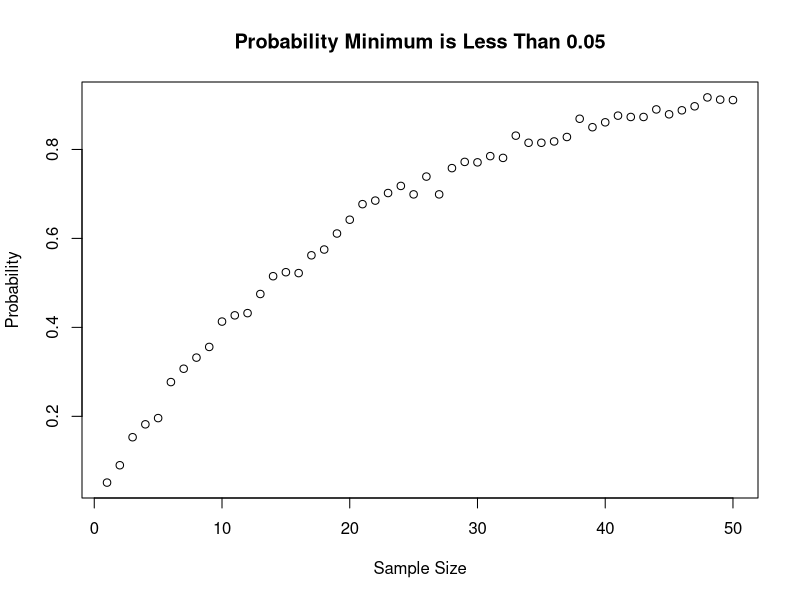
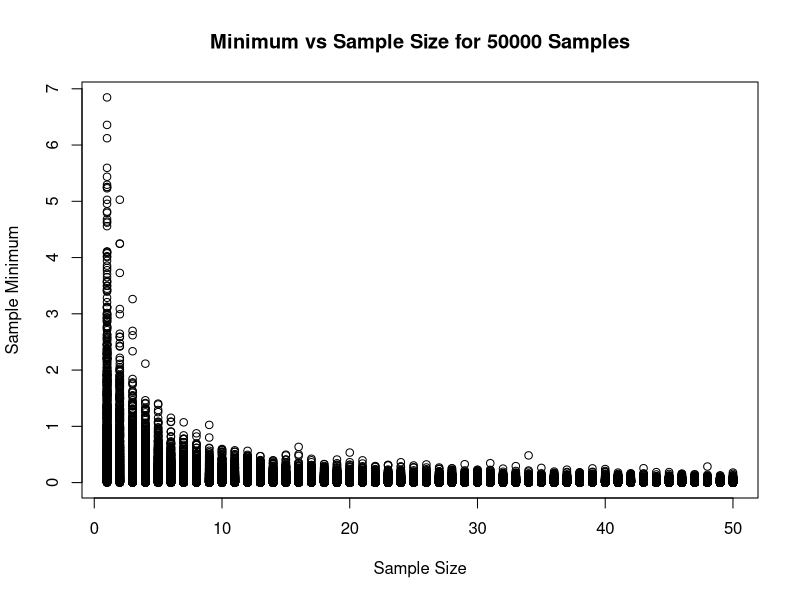

Recreate these plots in R, in order.
##################################
# Author: Evan Whitfield
# Collaborators: N/A
# Program Purpose: HW8
# Date: 7/25/2024
##################################


#Part B: Set up n, N, and epsilon. Prepare for saving minimums.
#I decided to store minimums from the different sample sizes in a matrix. 
#The row number is the sample size. The column numbner is the sample number.
#For example, minimum_matrix[6,248] would be the minimum of the 248th sample taken of a sample size n=6.

max_n = 50
N = 1000
eps = 0.05
minimum_matrix <- matrix( , nrow = max_n, ncol = N)

#Create 1000 samples with n=1, store minimums
minimums <- c()
samples <- replicate(N, rexp(1, 1))
for(j in 1:length(samples)){
	minimums = append(minimums, min(samples[j]))
}
minimum_matrix[1,] <- minimums


#Part D: Going ahead and replicating the process for all sample sizes.
#Create 1000 samples of all the other sample sizes, store minimums
for(i in 2:max_n){
	minimums <- c()
	samples <- replicate(N, rexp(i, 1))
	for(j in 1:N){
		minimums = append(minimums, min(samples[,j]))
	}
	minimum_matrix[i,] <- minimums
}

#Part C: Calculating the probabilies all at once
#Calculates the number of minimums that are less than epsilon, then divides by N to approx probability.
probs <- c()
for(i in 1:max_n){
	probs[i] <- sum(minimum_matrix[i,] < eps)/N
}

#Part E: Plot of Probability vs. Sample size
plot(x = c(1: max_n), y = probs, xlab = "Sample Size", ylab = "Probability", main = "Probability Minimum is Less Than 0.05")

#Part F: The plot from Part E shows that as the sample size increases, there is a larger and larger probability
#	   that the minimum is less than 0.05. As n increases without bound, the probability of the minimum being less
#	   than 0.05 is going towards 1.

#Part G: Needed to create a list of all sample minimums to graph on same plot.
x1 <- rep(c(1:50),each = 1000)
y1 <- c()
for(i in 1:50){
	y1 <- append(y1, minimum_matrix[i,])
}
plot(x1,y1, xlab = "Sample Size", ylab = "Sample Minimum", main = "Minimum vs Sample Size for 50000 Samples")

#Part H: As seen in the graph, as the sample size increases, the sample minimums are centered closer and closer to 0.
